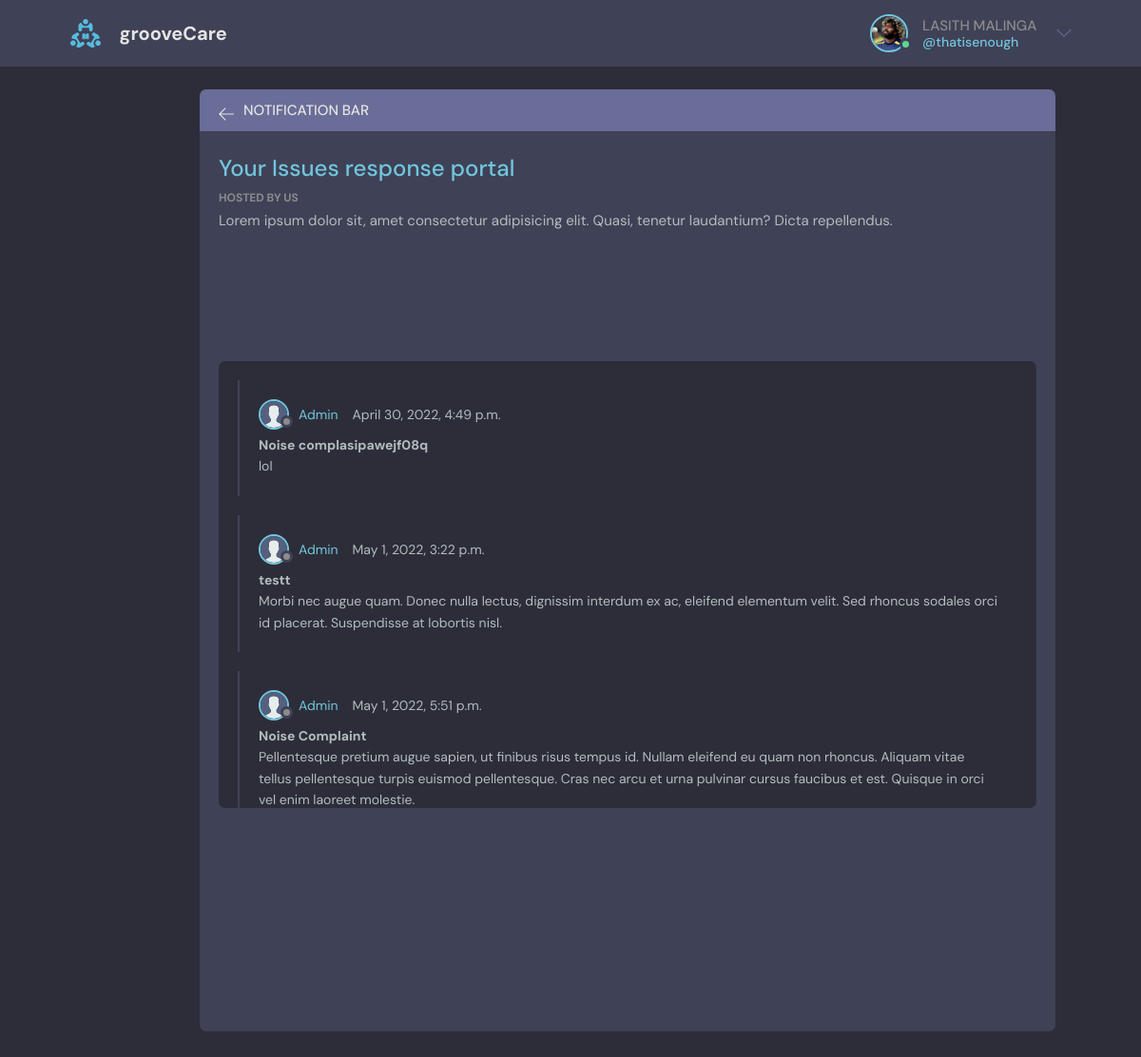
The app's page /notif (signed in) with its own data.
### main/models.py (models this page shows, shortened)
class Profile(models.Model):
    ch = (
        ("r", "Resident"),
        ("s", "Staff"),
        ("a", "Superuser")
    )
    user = models.OneToOneField(User, null=True, on_delete=models.CASCADE)
    name = models.CharField(max_length=100, null=True)
    email = models.EmailField()
    age = models.IntegerField(blank=True)
    flat_no = models.CharField(max_length=10)
    phone_number = models.IntegerField()
    photo = models.ImageField(null=True,upload_to='main/images', blank =True)
    status = models.CharField(max_length = 1, null=True, choices=ch)

class Complaint(models.Model):
    username = models.CharField(max_length=100, null=True)
    name = models.CharField(max_length=100, null=True)
    flat_no = models.CharField(max_length=100, null=True)
    date = models.DateTimeField(null=True)
    subject = models.CharField(null=True, max_length=100)
    content = models.TextField(null=True)
    ch =(("y", "Resolved"), ("n", "Not Resolved"))
    status = models.CharField(max_length=1,null=True, choices=ch)
    resolve_msg = models.TextField(null=True)
    resolve_time = models.DateTimeField(null=True)
    complaint_user = models.ForeignKey(User, null=True, on_delete=models.CASCADE)
    def __str__(self):
        return str(self.complaint_user)

### main/views.py (the view)
# urls.py: path('notif', views.notif, name='notif'),
def notif(request):
    complaintlist=[]
    user = request.user
    for c in Complaint.objects.filter(complaint_user = user):
        print(c)
        if c.status == 'y':
            complaintlist.append(c)
    return render(request, 'main/notif.html', {'complaint': complaintlist, 'iprofile':Profile.objects.all()})

### main/templates/main/notif.html (shortened to what this page needs)
{% extends "main/header1.html" %} {% block content %}
{% load static %}
<div class="room" style="width: 900px; height: ;
        position: relative;
        left: 150px;">
    <div class="room__top">
      <div class="room__topLeft">
        <a href="/">
          <svg version="1.1" xmlns="http://www.w3.org/2000/svg" width="32" height="32" viewBox="0 0 32 32">
            <title>arrow-left</title>
            <path
              d="M13.723 2.286l-13.723 13.714 13.719 13.714 1.616-1.611-10.96-10.96h27.625v-2.286h-27.625l10.965-10.965-1.616-1.607z"
            ></path>
          </svg>
        </a>
        <h3>Notification Bar</h3>
      </div>
    </div>
    <div class="room__box scroll">
      <div class="room__header scroll">
        <div class="room__info">
          <h3>Your Issues response portal</h3>
        </div>
        <div class="room__hosted">
          <p>Hosted By Us</p>
        </div>
        <div class="room__details">
          Lorem ipsum dolor sit, amet consectetur adipisicing elit. Quasi, tenetur laudantium? Dicta repellendus.
        </div>
      </div>
      <div class="room__conversation">
        <div class="threads scroll">
          {% for c in complaint %}
          <div class="thread">
            <div class="thread__top">
              <div class="thread__author">
                <a href="#" class="thread__authorInfo">
                  <div class="avatar avatar--small">
                    <img src="{% static 'images/avatar.svg' %}" />
                  </div>
                  <span>Admin</span>
                </a>
                <span class="thread__date">{{c.resolve_time}}</span>
              </div>
            </div>
            <div class="thread__details">
                <p><strong>{{c.subject}}</strong></p>
                {{c.resolve_msg}}
            </div>
          </div>
          {% endfor %}
        </div>
      </div>
    </div>
  </div>
{% endblock %}

### main/templates/main/includes/nav.html (shortened to what this page needs)
{% load static %}
<header class="header header--loggedIn">
	<div class="container">
		<a href="/" class="header__logo">
			<img src="{% static 'images/logo.svg' %}" />
			<h1>grooveCare</h1></a
		>
		<nav class="header__menu">
			{% if user.is_authenticated %}
			<div class="header__user">
				<a href="/">
					<div class="avatar avatar--medium active">
						{% for p in iprofile %} {% if p.user == user %}
						<img src="{{p.photo.url}}" />
						{% endif %} {% endfor %}
					</div>
					<p>
						{% for p in iprofile %} {% if p.user == user %}
						{{p.name}} {% endif %} {% endfor %}<span
							>@{{user.username}}</span
						>
					</p>
				</a>
				<button class="dropdown-button">
					<svg
						version="1.1"
						xmlns="http://www.w3.org/2000/svg"
						width="32"
						height="32"
						viewBox="0 0 32 32"
					>
						<title>More</title>
						<path
							d="M16 21l-13-13h-3l16 16 16-16h-3l-13 13z"
						></path>
					</svg>
				</button>
			</div>
			{% else %}
			<a href="/login">
				<img src="{% static 'images/avatar.svg' %}" />
				<p>Login</p>
			</a>
			{% endif %}
		</nav>
	</div>
</header>

### main/static/main/css/style.css (style rules this page uses)
* { font-family: "DM Sans", -apple-system, BlinkMacSystemFont, "Segoe UI", Roboto, Oxygen, Ubuntu, Cantarell, "Open Sans", "Helvetica Neue", sans-serif; margin: 0; padding: 0; box-sizing: border-box; text-rendering: optimizeLegibility; font-size: inherit; }
body { line-height: 1.6; font-weight: 400; font-size: 1.5rem; color: var(--color-light-gray); background-color: var(--color-bg); min-height: 100vh; }
img { width: 100%; }
a { display: inline-block; color: var(--color-main); text-decoration: none; }
.container { max-width: 120rem; width: 90%; margin: auto; }
.avatar { position: relative; display: inline-block; border-radius: 50%; border: 2px solid var(--color-main); }
.avatar img { display: block; border-radius: 50%; object-fit: cover; object-position: center; }
.avatar::after { content: ""; display: block; position: absolute; background-color: var(--color-gray); z-index: 111; border-radius: 50%; border: 0.3rem solid var(--color-dark); }
.avatar.active::after { background-color: var(--color-success); }
.avatar.avatar--small img { width: 2.8rem; height: 2.8rem; }
.avatar.avatar--small:after { width: 0.7rem; height: 0.7rem; bottom: 0px; right: -6px; }
.avatar.avatar--medium img { width: 3.6rem; height: 3.6rem; border-radius: 50%; }
.avatar.avatar--medium:after { width: 0.7rem; height: 0.7rem; bottom: 0px; right: -6px; }
.header { padding: 1.5rem; background-color: var(--color-dark); }
.header > .container { display: flex; gap: 9.5rem; }
.header__logo, .header__user { display: flex; gap: 2rem; align-items: center; }
.header__logo > img { height: 3.2rem; width: 3.2rem; }
.header__logo > h1 { font-weight: 700; font-size: 2rem; color: var(--color-light); }
.header__menu { margin-left: auto; position: relative; }
.header__menu a { display: flex; gap: 1.5rem; align-items: center; font-weight: 500; text-decoration: none; color: var(--color-gray); }
.header__menu img { height: 3.6rem; }
.header__menu p { line-height: 1.2; }
.header__menu span { color: var(--color-main); font-weight: 500; font-size: 1.4rem; display: block; }
.header__menu svg { width: 1.6rem; height: 1.6rem; fill: var(--color-dark-light); }
.dropdown-button { background: transparent; border: 0; outline: 0; cursor: pointer; }
.room, .participants { background: var(--color-dark); max-height: 87.5vh; border-radius: 0.7rem; overflow: hidden; position: relative; }
.room__top, .participants__top { background: var(--color-dark-light); display: flex; justify-content: space-between; align-items: center; padding: 1rem 2rem; position: relative; }
.room__top svg, .thread__top svg { width: 1.6rem; height: 1.6rem; fill: var(--color-light); cursor: pointer; }
.room__topLeft { display: flex; align-items: flex-end; gap: 1rem; }
.room__topLeft h3, .participants__top { text-transform: uppercase; font-weight: 500; color: var(--color-light); }
.room__topLeft svg { width: 1.6rem; height: 1.6rem; fill: var(--color-light); }
.room__header { max-height: 30vh; overflow-y: auto; position: absolute; width: 95%; background: var(--color-dark); z-index: 999; top: 4.4rem; padding-top: 2rem; padding-bottom: 1rem; }
.room__box { padding-left: 2rem; padding-right: 2rem; height: 80.5vh; padding-bottom: 0; }
.room__info { display: flex; justify-content: space-between; }
.room__info h3 { font-size: 2.4rem; font-weight: 500; color: var(--color-main); }
.room__hosted p { text-transform: uppercase; color: var(--color-gray); font-size: 1.2rem; font-weight: 700; line-height: 2; }
.room__conversation { margin-top: 1rem; margin-bottom: 4rem; height: 64%; }
.threads { background: var(--color-bg); border-radius: 0.7rem; overflow-y: auto; height: 100%; margin-top: 28vh; padding: 0 2rem 4rem 2rem; }
.threads.scroll { position: relative; bottom: 75px; height: 470px; }
.thread { border-left: 2px solid var(--color-dark); padding-left: 1rem; margin: 2rem 0; padding: 2rem; }
.thread__top { display: flex; align-items: center; justify-content: space-between; }
.thread__author { display: flex; align-items: center; gap: 1.5rem; font-size: 1.4rem; }
.thread__authorInfo { display: flex; align-items: center; gap: 1rem; }
.thread__details { font-size: 1.4rem; margin-top: 0.5rem; }

### records on screen
Profile: photo (picture), name "LASITH MALINGA"
Complaint: resolve_time "April 30, 2022, 4:49 p.m.", subject "Noise complasipawejf08q", resolve_msg "lol"
Complaint: resolve_time "May 1, 2022, 3:22 p.m.", subject "testt", resolve_msg "Morbi nec augue quam. Donec nulla lectus, dignissim interdum ex ac, eleifend elementum velit. Sed rhoncus sodales orci id placerat. Suspendisse at lobortis nisl."
Complaint: resolve_time "May 1, 2022, 5:51 p.m.", subject "Noise Complaint", resolve_msg "Pellentesque pretium augue sapien, ut finibus risus tempus id. Nullam eleifend eu quam non rhoncus. Aliquam vitae tellus pellentesque turpis euismod pellentesque. Cras nec arcu et urna pulvinar cursus faucibus et est. Quisque in orci vel enim laoreet molestie."

### other values on screen
{{ user.username }} "thatisenough"
